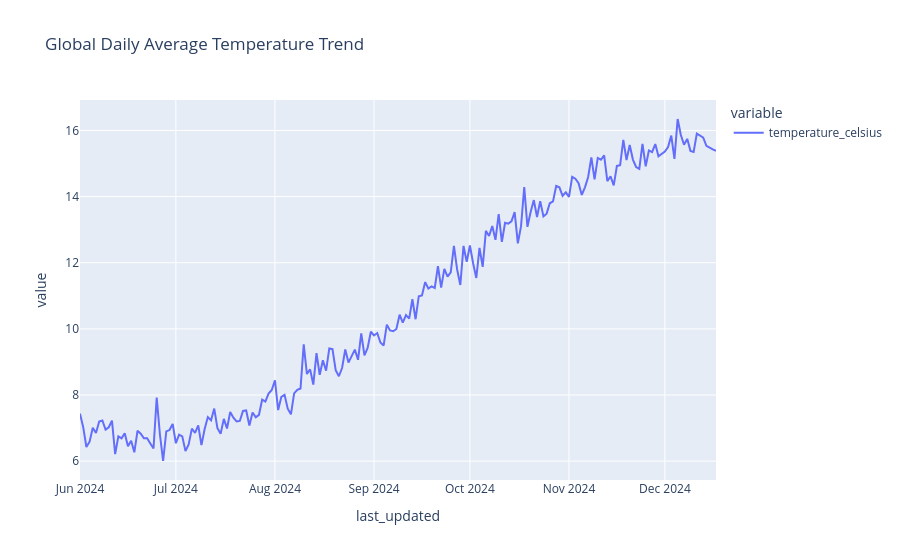

The notebook cell this image was saved under:
### Code cell
fig2 = px.line(df.set_index(config.DATETIME_COL)['temperature_celsius'].resample('D').mean(),
               title='Global Daily Average Temperature Trend')
fig2.show()

### Figure 1 — Plotly figure (JSON) as saved in the notebook; plotly's stock layout.template omitted (floating-point values rounded to 4 significant figures; data arrays with more than 128 entries replaced by an {"elided": "..."} marker saying what was removed)
{"data": [{"hovertemplate": "variable=temperature_celsius<br>last_updated=%{x}<br>value=%{y}<extra></extra>", "legendgroup": "temperature_celsius", "line": {"color": "#636efa", "dash": "solid"}, "marker": {"symbol": "circle"}, "mode": "lines", "name": "temperature_celsius", "orientation": "v", "showlegend": true, "type": "scatter", "x": {"elided": "200 str values"}, "xaxis": "x", "y": {"elided": "200 float values"}, "yaxis": "y"}], "layout": {"legend": {"title": {"text": "variable"}, "tracegroupgap": 0}, "title": {"text": "Global Daily Average Temperature Trend"}, "xaxis": {"anchor": "y", "domain": [0.0, 1.0], "title": {"text": "last_updated"}}, "yaxis": {"anchor": "x", "domain": [0.0, 1.0], "title": {"text": "value"}}}}
